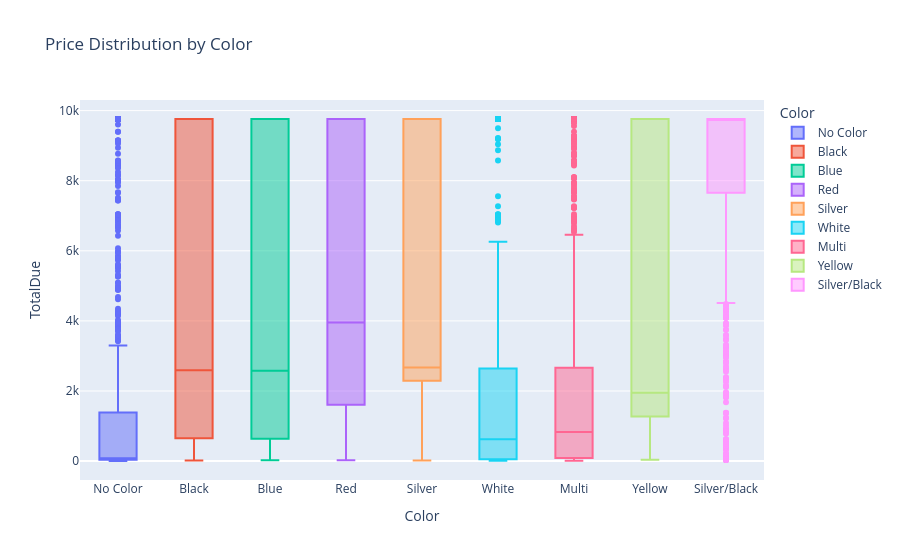

Notebook code cell kept with this figure:
### Markdown cell above
### Which colors of Products have the highest prices?

### Code cell
fig = px.box(df, x="Color", y="TotalDue", title="Price Distribution by Color", color="Color")
fig.show()

### Figure 1 — Plotly figure (JSON) as saved in the notebook; plotly's stock layout.template omitted (floating-point values rounded to 4 significant figures; data arrays with more than 128 entries replaced by an {"elided": "..."} marker saying what was removed)
{"data": [{"alignmentgroup": "True", "hovertemplate": "Color=%{x}<br>TotalDue=%{y}<extra></extra>", "legendgroup": "No Color", "marker": {"color": "#636efa"}, "name": "No Color", "notched": false, "offsetgroup": "No Color", "orientation": "v", "showlegend": true, "type": "box", "x": {"elided": "30643 str values"}, "x0": " ", "xaxis": "x", "y": {"elided": "30643 float values"}, "y0": " ", "yaxis": "y"}, {"alignmentgroup": "True", "hovertemplate": "Color=%{x}<br>TotalDue=%{y}<extra></extra>", "legendgroup": "Black", "marker": {"color": "#EF553B"}, "name": "Black", "notched": false, "offsetgroup": "Black", "orientation": "v", "showlegend": true, "type": "box", "x": {"elided": "17081 str values"}, "x0": " ", "xaxis": "x", "y": {"elided": "17081 float values"}, "y0": " ", "yaxis": "y"}, {"alignmentgroup": "True", "hovertemplate": "Color=%{x}<br>TotalDue=%{y}<extra></extra>", "legendgroup": "Blue", "marker": {"color": "#00cc96"}, "name": "Blue", "notched": false, "offsetgroup": "Blue", "orientation": "v", "showlegend": true, "type": "box", "x": {"elided": "5758 str values"}, "x0": " ", "xaxis": "x", "y": {"elided": "5758 float values"}, "y0": " ", "yaxis": "y"}, {"alignmentgroup": "True", "hovertemplate": "Color=%{x}<br>TotalDue=%{y}<extra></extra>", "legendgroup": "Red", "marker": {"color": "#ab63fa"}, "name": "Red", "notched": false, "offsetgroup": "Red", "orientation": "v", "showlegend": true, "type": "box", "x": {"elided": "8495 str values"}, "x0": " ", "xaxis": "x", "y": {"elided": "8495 float values"}, "y0": " ", "yaxis": "y"}, {"alignmentgroup": "True", "hovertemplate": "Color=%{x}<br>TotalDue=%{y}<extra></extra>", "legendgroup": "Silver", "marker": {"color": "#FFA15A"}, "name": "Silver", "notched": false, "offsetgroup": "Silver", "orientation": "v", "showlegend": true, "type": "box", "x": {"elided": "6469 str values"}, "x0": " ", "xaxis": "x", "y": {"elided": "6469 float values"}, "y0": " ", "yaxis": "y"}, {"alignmentgroup": "True", "hovertemplate": "Color=%{x}<br>TotalDue=%{y}<extra></extra>", "legendgroup": "White", "marker": {"color": "#19d3f3"}, "name": "White", "notched": false, "offsetgroup": "White", "orientation": "v", "showlegend": true, "type": "box", "x": {"elided": "730 str values"}, "x0": " ", "xaxis": "x", "y": {"elided": "730 float values"}, "y0": " ", "yaxis": "y"}, {"alignmentgroup": "True", "hovertemplate": "Color=%{x}<br>TotalDue=%{y}<extra></extra>", "legendgroup": "Multi", "marker": {"color": "#FF6692"}, "name": "Multi", "notched": false, "offsetgroup": "Multi", "orientation": "v", "showlegend": true, "type": "box", "x": {"elided": "4958 str values"}, "x0": " ", "xaxis": "x", "y": {"elided": "4958 float values"}, "y0": " ", "yaxis": "y"}, {"alignmentgroup": "True", "hovertemplate": "Color=%{x}<br>TotalDue=%{y}<extra></extra>", "legendgroup": "Yellow", "marker": {"color": "#B6E880"}, "name": "Yellow", "notched": false, "offsetgroup": "Yellow", "orientation": "v", "showlegend": true, "type": "box", "x": {"elided": "7791 str values"}, "x0": " ", "xaxis": "x", "y": {"elided": "7791 float values"}, "y0": " ", "yaxis": "y"}, {"alignmentgroup": "True", "hovertemplate": "Color=%{x}<br>TotalDue=%{y}<extra></extra>", "legendgroup": "Silver/Black", "marker": {"color": "#FF97FF"}, "name": "Silver/Black", "notched": false, "offsetgroup": "Silver/Black", "orientation": "v", "showlegend": true, "type": "box", "x": {"elided": "684 str values"}, "x0": " ", "xaxis": "x", "y": {"elided": "684 float values"}, "y0": " ", "yaxis": "y"}], "layout": {"boxmode": "overlay", "legend": {"title": {"text": "Color"}, "tracegroupgap": 0}, "title": {"text": "Price Distribution by Color"}, "xaxis": {"anchor": "y", "categoryarray": ["No Color", "Black", "Blue", "Red", "Silver", "White", "Multi", "Yellow", "Silver/Black"], "categoryorder": "array", "domain": [0, 1], "title": {"text": "Color"}}, "yaxis": {"anchor": "x", "domain": [0, 1], "title": {"text": "TotalDue"}}}}
